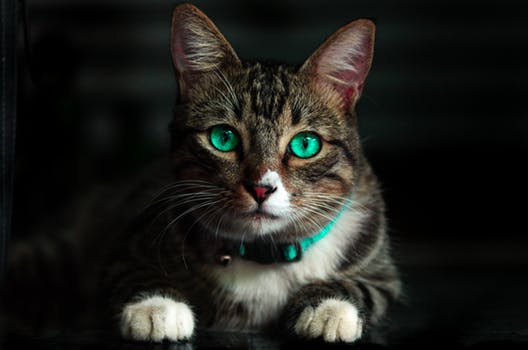
#> input picture Image_Manipulation/Transformation/cat.jpeg, 528 x 350 px
$ python main.py --image cat.jpeg
#> lines starting #> are read from the running program, lines starting #| are printed output that depends on the picture
#> further down, image is the input picture: shape (350, 528, 3); mean B, G, R 27.8, 31.9, 31.8
### Image_Manipulation/Transformation/utils.py
import cv2
import numpy as np


#Translations
def translate(image , x ,y):
#> called with x = 100, y = 100
     M = np.float32( [ (1 , 0 , x) , (0 , 1 , y) ] )
     shifted = cv2.warpAffine( image , M , ( image.shape[1] , image.shape[0] ) )
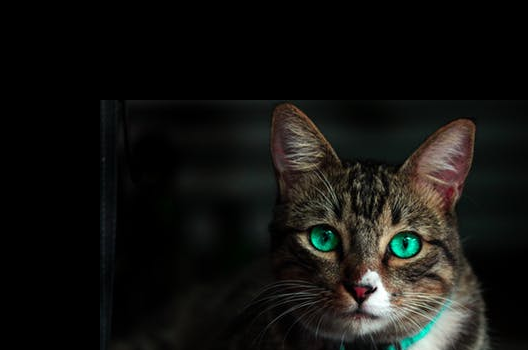
#> shifted: shape (350, 528, 3); mean B, G, R 16.7, 19.4, 19.6
     return shifted

#Rotation
def roatate( image , angle , center=None , scale=1.0 ):
#> called with angle = -45, center = (100, 100), scale = 1
    (h , w) = image.shape[:2]
#> h = 350; w = 528
    if center is None:
        center = ( h//2 , w//2 )

    M = cv2.getRotationMatrix2D( center , angle , scale )
    rotated = cv2.warpAffine( image , M , ( w , h ) )
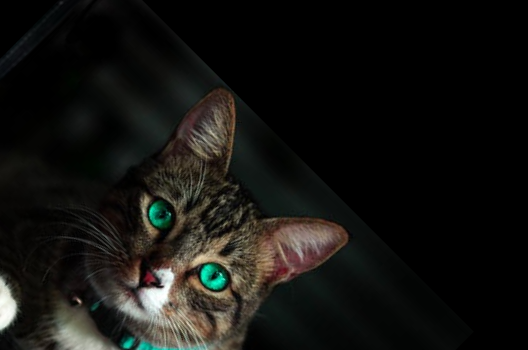
#> rotated: shape (350, 528, 3); mean B, G, R 16.9, 19.8, 20.2
    return rotated

#Rresize
def resize( image , width = None , height = None , inter = cv2.INTER_AREA ):

#> called with width = 200, inter = 3
    dim = None

    ( h , w ) = image.shape[ : 2 ]
#> h = 350; w = 528

    if width is None and height is None :
        return image

    if width is None :
        ratio = height / float(h)
        dim = (  int(w * ratio) , height )

    else :
        ratio = width / float(w)
#> ratio = 0.379
        dim = ( width , int( h * ratio) )
#> dim = (200, 132)

    resized = cv2.resize( image , dim , interpolation = inter )
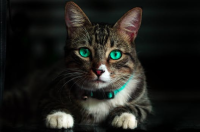
#> resized: shape (132, 200, 3); mean B, G, R 27.8, 31.9, 31.8
    return resized

### Image_Manipulation/Transformation/main.py
import cv2
import argparse
import utils
import numpy as np

ap = argparse.ArgumentParser()
ap.add_argument( "-i" , "--image" , required = True , help="Path to image" )
args = vars( ap.parse_args() )

image = cv2.imread( args["image"] )

#Translations
shifted = utils.translate( image , 100 , 100 )

cv2.imshow("Shited" , shifted)
cv2.waitKey(0)

#Rotation
rotated = utils.roatate( image , -45 , (100 , 100)  )

cv2.imshow( "Roatated" , rotated )
cv2.waitKey(0)


#Rresize
resized = utils.resize( image , width=200  )

cv2.imshow( "Resized" , resized )
cv2.waitKey(0)


#flip
flipped = cv2.flip( image , 0 )
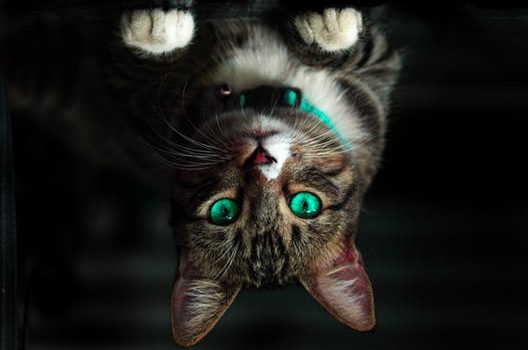
#> flipped: shape (350, 528, 3); mean B, G, R 27.8, 31.9, 31.8
cv2.imshow( "Hflip" , flipped )
cv2.waitKey(0)

flipped = cv2.flip( image , -1 )
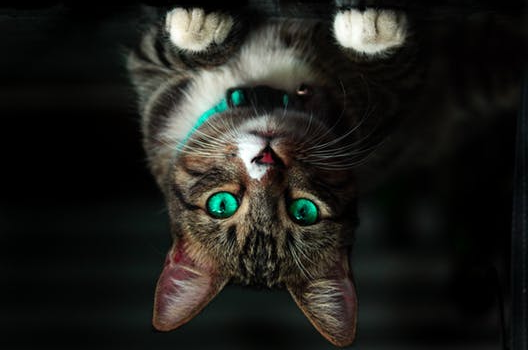
#> flipped: shape (350, 528, 3); mean B, G, R 27.8, 31.9, 31.8
cv2.imshow( "Bflip" , flipped )
cv2.waitKey(0)


#cropping
cropped = image[ 15:300 , 150 : 400 ]
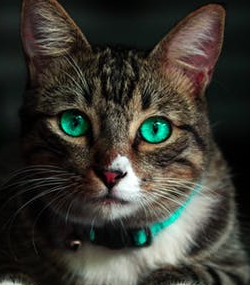
#> cropped: shape (285, 250, 3); mean B, G, R 49.6, 57.3, 58.5
cv2.imshow( "Cropped Image" , cropped )
cv2.waitKey(0)
